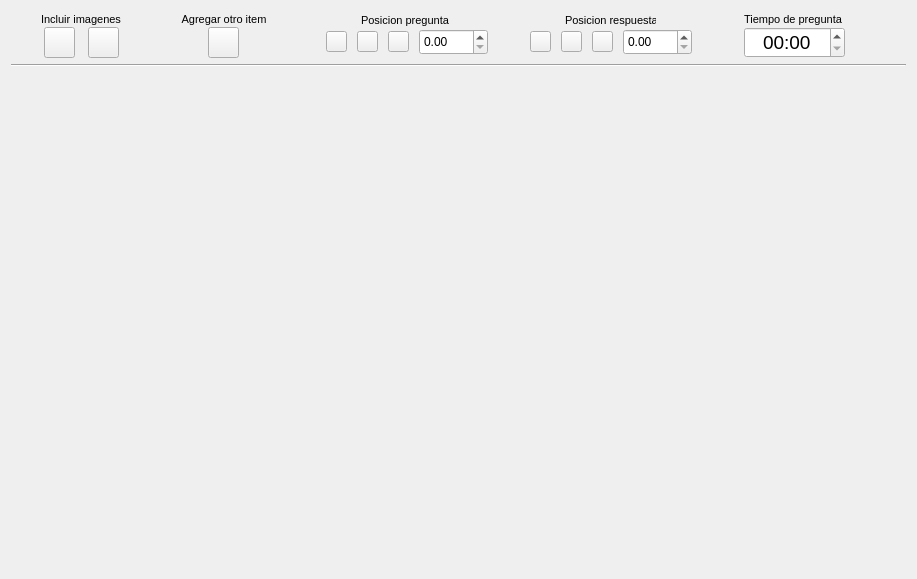
<?xml version="1.0" encoding="UTF-8"?>
<ui version="4.0">
 <class>Form</class>
 <widget class="QWidget" name="Form">
  <property name="geometry">
   <rect>
    <x>0</x>
    <y>0</y>
    <width>917</width>
    <height>579</height>
   </rect>
  </property>
  <property name="windowTitle">
   <string>Form</string>
  </property>
  <layout class="QVBoxLayout" name="verticalLayout_6">
   <item>
    <layout class="QHBoxLayout" name="horizontalLayout_5">
     <property name="leftMargin">
      <number>0</number>
     </property>
     <property name="rightMargin">
      <number>0</number>
     </property>
     <item>
      <widget class="QLabel" name="label_11">
       <property name="minimumSize">
        <size>
         <width>20</width>
         <height>0</height>
        </size>
       </property>
       <property name="maximumSize">
        <size>
         <width>1000000</width>
         <height>50</height>
        </size>
       </property>
       <property name="text">
        <string/>
       </property>
      </widget>
     </item>
     <item>
      <layout class="QVBoxLayout" name="verticalLayout">
       <property name="spacing">
        <number>0</number>
       </property>
       <item alignment="Qt::AlignHCenter">
        <widget class="QLabel" name="label_5">
         <property name="minimumSize">
          <size>
           <width>81</width>
           <height>16</height>
          </size>
         </property>
         <property name="maximumSize">
          <size>
           <width>81</width>
           <height>16</height>
          </size>
         </property>
         <property name="font">
          <font>
           <pointsize>8</pointsize>
          </font>
         </property>
         <property name="text">
          <string>Incluir imagenes</string>
         </property>
        </widget>
       </item>
       <item>
        <layout class="QHBoxLayout" name="horizontalLayout_2">
         <property name="spacing">
          <number>10</number>
         </property>
         <item>
          <widget class="QPushButton" name="btn_pregImag0">
           <property name="minimumSize">
            <size>
             <width>31</width>
             <height>31</height>
            </size>
           </property>
           <property name="maximumSize">
            <size>
             <width>31</width>
             <height>31</height>
            </size>
           </property>
           <property name="styleSheet">
            <string notr="true">border-image: url(:/prefijoNuevo/IMAGENES_creador/icon_preg0.png);</string>
           </property>
           <property name="text">
            <string/>
           </property>
          </widget>
         </item>
         <item>
          <widget class="QPushButton" name="btn_pregImag50">
           <property name="minimumSize">
            <size>
             <width>31</width>
             <height>31</height>
            </size>
           </property>
           <property name="maximumSize">
            <size>
             <width>31</width>
             <height>31</height>
            </size>
           </property>
           <property name="styleSheet">
            <string notr="true">border-image: url(:/prefijoNuevo/IMAGENES_creador/icon_preg50.png);
</string>
           </property>
           <property name="text">
            <string/>
           </property>
          </widget>
         </item>
        </layout>
       </item>
      </layout>
     </item>
     <item>
      <widget class="QLabel" name="label_4">
       <property name="minimumSize">
        <size>
         <width>40</width>
         <height>0</height>
        </size>
       </property>
       <property name="maximumSize">
        <size>
         <width>80</width>
         <height>50</height>
        </size>
       </property>
       <property name="text">
        <string/>
       </property>
      </widget>
     </item>
     <item>
      <layout class="QVBoxLayout" name="verticalLayout_2">
       <property name="spacing">
        <number>0</number>
       </property>
       <item alignment="Qt::AlignHCenter">
        <widget class="QLabel" name="label_14">
         <property name="minimumSize">
          <size>
           <width>100</width>
           <height>10</height>
          </size>
         </property>
         <property name="maximumSize">
          <size>
           <width>100</width>
           <height>16</height>
          </size>
         </property>
         <property name="font">
          <font>
           <pointsize>8</pointsize>
          </font>
         </property>
         <property name="text">
          <string>Agregar otro item</string>
         </property>
         <property name="alignment">
          <set>Qt::AlignCenter</set>
         </property>
        </widget>
       </item>
       <item>
        <layout class="QHBoxLayout" name="horizontalLayout_3">
         <property name="spacing">
          <number>10</number>
         </property>
         <item>
          <widget class="QPushButton" name="btn_addCheckBox">
           <property name="minimumSize">
            <size>
             <width>31</width>
             <height>31</height>
            </size>
           </property>
           <property name="maximumSize">
            <size>
             <width>31</width>
             <height>31</height>
            </size>
           </property>
           <property name="styleSheet">
            <string notr="true">border-image: url(:/prefijoNuevo/IMAGENES_creador/icon_CheckBoxadd.png);</string>
           </property>
           <property name="text">
            <string/>
           </property>
          </widget>
         </item>
        </layout>
       </item>
      </layout>
     </item>
     <item>
      <widget class="QLabel" name="label_7">
       <property name="minimumSize">
        <size>
         <width>40</width>
         <height>0</height>
        </size>
       </property>
       <property name="maximumSize">
        <size>
         <width>80</width>
         <height>50</height>
        </size>
       </property>
       <property name="text">
        <string/>
       </property>
      </widget>
     </item>
     <item>
      <layout class="QVBoxLayout" name="verticalLayout_3">
       <property name="spacing">
        <number>0</number>
       </property>
       <item alignment="Qt::AlignHCenter">
        <widget class="QLabel" name="label_9">
         <property name="minimumSize">
          <size>
           <width>91</width>
           <height>16</height>
          </size>
         </property>
         <property name="maximumSize">
          <size>
           <width>91</width>
           <height>16</height>
          </size>
         </property>
         <property name="font">
          <font>
           <pointsize>8</pointsize>
          </font>
         </property>
         <property name="text">
          <string>Posicion pregunta</string>
         </property>
        </widget>
       </item>
       <item>
        <layout class="QHBoxLayout" name="horizontalLayout_4">
         <property name="spacing">
          <number>10</number>
         </property>
         <property name="rightMargin">
          <number>0</number>
         </property>
         <item>
          <widget class="QPushButton" name="btn_pregIzq">
           <property name="minimumSize">
            <size>
             <width>21</width>
             <height>21</height>
            </size>
           </property>
           <property name="maximumSize">
            <size>
             <width>21</width>
             <height>21</height>
            </size>
           </property>
           <property name="styleSheet">
            <string notr="true">border-image: url(:/prefijoNuevo/IMAGENES_creador/alinear_izquierda.png);
</string>
           </property>
           <property name="text">
            <string/>
           </property>
           <property name="id" stdset="0">
            <number>1</number>
           </property>
          </widget>
         </item>
         <item>
          <widget class="QPushButton" name="btn_pregCen">
           <property name="minimumSize">
            <size>
             <width>21</width>
             <height>21</height>
            </size>
           </property>
           <property name="maximumSize">
            <size>
             <width>21</width>
             <height>21</height>
            </size>
           </property>
           <property name="styleSheet">
            <string notr="true">border-image: url(:/prefijoNuevo/IMAGENES_creador/alinear_centrar.png);
</string>
           </property>
           <property name="text">
            <string/>
           </property>
           <property name="id" stdset="0">
            <number>0</number>
           </property>
          </widget>
         </item>
         <item>
          <widget class="QPushButton" name="btn_pregDer">
           <property name="minimumSize">
            <size>
             <width>21</width>
             <height>21</height>
            </size>
           </property>
           <property name="maximumSize">
            <size>
             <width>21</width>
             <height>21</height>
            </size>
           </property>
           <property name="styleSheet">
            <string notr="true">border-image: url(:/prefijoNuevo/IMAGENES_creador/alinear_derecho.png);</string>
           </property>
           <property name="text">
            <string/>
           </property>
           <property name="id" stdset="0">
            <number>2</number>
           </property>
          </widget>
         </item>
         <item>
          <widget class="QDoubleSpinBox" name="dSpin_pregTam">
           <property name="minimumSize">
            <size>
             <width>69</width>
             <height>26</height>
            </size>
           </property>
           <property name="maximumSize">
            <size>
             <width>69</width>
             <height>26</height>
            </size>
           </property>
          </widget>
         </item>
        </layout>
       </item>
      </layout>
     </item>
     <item>
      <widget class="QLabel" name="label_8">
       <property name="minimumSize">
        <size>
         <width>30</width>
         <height>0</height>
        </size>
       </property>
       <property name="maximumSize">
        <size>
         <width>80</width>
         <height>50</height>
        </size>
       </property>
       <property name="text">
        <string/>
       </property>
      </widget>
     </item>
     <item>
      <layout class="QVBoxLayout" name="verticalLayout_5">
       <property name="spacing">
        <number>0</number>
       </property>
       <item alignment="Qt::AlignHCenter">
        <widget class="QLabel" name="label_10">
         <property name="minimumSize">
          <size>
           <width>91</width>
           <height>16</height>
          </size>
         </property>
         <property name="maximumSize">
          <size>
           <width>91</width>
           <height>16</height>
          </size>
         </property>
         <property name="font">
          <font>
           <pointsize>8</pointsize>
          </font>
         </property>
         <property name="text">
          <string>Posicion respuesta</string>
         </property>
        </widget>
       </item>
       <item>
        <layout class="QHBoxLayout" name="horizontalLayout_6">
         <property name="spacing">
          <number>10</number>
         </property>
         <property name="rightMargin">
          <number>0</number>
         </property>
         <item>
          <widget class="QPushButton" name="btn_respIzq">
           <property name="minimumSize">
            <size>
             <width>21</width>
             <height>21</height>
            </size>
           </property>
           <property name="maximumSize">
            <size>
             <width>21</width>
             <height>21</height>
            </size>
           </property>
           <property name="styleSheet">
            <string notr="true">border-image: url(:/prefijoNuevo/IMAGENES_creador/alinear_izquierda.png);
</string>
           </property>
           <property name="text">
            <string/>
           </property>
           <property name="id" stdset="0">
            <number>1</number>
           </property>
          </widget>
         </item>
         <item>
          <widget class="QPushButton" name="btn_respCen">
           <property name="minimumSize">
            <size>
             <width>21</width>
             <height>21</height>
            </size>
           </property>
           <property name="maximumSize">
            <size>
             <width>21</width>
             <height>21</height>
            </size>
           </property>
           <property name="styleSheet">
            <string notr="true">border-image: url(:/prefijoNuevo/IMAGENES_creador/alinear_centrar.png);
</string>
           </property>
           <property name="text">
            <string/>
           </property>
           <property name="id" stdset="0">
            <number>0</number>
           </property>
          </widget>
         </item>
         <item>
          <widget class="QPushButton" name="btn_respDer">
           <property name="minimumSize">
            <size>
             <width>21</width>
             <height>21</height>
            </size>
           </property>
           <property name="maximumSize">
            <size>
             <width>21</width>
             <height>21</height>
            </size>
           </property>
           <property name="styleSheet">
            <string notr="true">border-image: url(:/prefijoNuevo/IMAGENES_creador/alinear_derecho.png);</string>
           </property>
           <property name="text">
            <string/>
           </property>
           <property name="id" stdset="0">
            <number>2</number>
           </property>
          </widget>
         </item>
         <item>
          <widget class="QDoubleSpinBox" name="dSpin_respTam">
           <property name="minimumSize">
            <size>
             <width>69</width>
             <height>26</height>
            </size>
           </property>
           <property name="maximumSize">
            <size>
             <width>69</width>
             <height>26</height>
            </size>
           </property>
          </widget>
         </item>
        </layout>
       </item>
      </layout>
     </item>
     <item>
      <widget class="QLabel" name="label_12">
       <property name="minimumSize">
        <size>
         <width>40</width>
         <height>0</height>
        </size>
       </property>
       <property name="maximumSize">
        <size>
         <width>80</width>
         <height>50</height>
        </size>
       </property>
       <property name="text">
        <string/>
       </property>
      </widget>
     </item>
     <item>
      <layout class="QVBoxLayout" name="verticalLayout_4">
       <property name="spacing">
        <number>0</number>
       </property>
       <item alignment="Qt::AlignHCenter">
        <widget class="QLabel" name="label_15">
         <property name="minimumSize">
          <size>
           <width>101</width>
           <height>16</height>
          </size>
         </property>
         <property name="maximumSize">
          <size>
           <width>101</width>
           <height>16</height>
          </size>
         </property>
         <property name="font">
          <font>
           <pointsize>8</pointsize>
          </font>
         </property>
         <property name="text">
          <string>Tiempo de pregunta</string>
         </property>
        </widget>
       </item>
       <item alignment="Qt::AlignHCenter">
        <widget class="QTimeEdit" name="timeEdit">
         <property name="minimumSize">
          <size>
           <width>101</width>
           <height>31</height>
          </size>
         </property>
         <property name="maximumSize">
          <size>
           <width>101</width>
           <height>31</height>
          </size>
         </property>
         <property name="font">
          <font>
           <pointsize>14</pointsize>
          </font>
         </property>
         <property name="alignment">
          <set>Qt::AlignCenter</set>
         </property>
         <property name="currentSection">
          <enum>QDateTimeEdit::MinuteSection</enum>
         </property>
         <property name="displayFormat">
          <string>mm:ss</string>
         </property>
         <property name="currentSectionIndex">
          <number>0</number>
         </property>
        </widget>
       </item>
      </layout>
     </item>
     <item>
      <widget class="QLabel" name="label_13">
       <property name="minimumSize">
        <size>
         <width>20</width>
         <height>0</height>
        </size>
       </property>
       <property name="maximumSize">
        <size>
         <width>40</width>
         <height>50</height>
        </size>
       </property>
       <property name="text">
        <string/>
       </property>
      </widget>
     </item>
     <item>
      <widget class="QLabel" name="label_16">
       <property name="text">
        <string/>
       </property>
      </widget>
     </item>
    </layout>
   </item>
   <item>
    <widget class="Line" name="line">
     <property name="orientation">
      <enum>Qt::Horizontal</enum>
     </property>
    </widget>
   </item>
   <item>
    <layout class="QHBoxLayout" name="horizontalLayout">
     <item>
      <widget class="QStackedWidget" name="listWidget_panelVersion">
       <property name="minimumSize">
        <size>
         <width>380</width>
         <height>491</height>
        </size>
       </property>
       <property name="maximumSize">
        <size>
         <width>460</width>
         <height>16777215</height>
        </size>
       </property>
       <property name="toolTipDuration">
        <number>0</number>
       </property>
       <property name="styleSheet">
        <string notr="true"/>
       </property>
       <property name="frameShape">
        <enum>QFrame::NoFrame</enum>
       </property>
       <property name="frameShadow">
        <enum>QFrame::Plain</enum>
       </property>
       <property name="currentIndex">
        <number>-1</number>
       </property>
      </widget>
     </item>
     <item>
      <widget class="QScrollArea" name="scroll_barra">
       <property name="minimumSize">
        <size>
         <width>380</width>
         <height>491</height>
        </size>
       </property>
       <property name="styleSheet">
        <string notr="true"> border: none;</string>
       </property>
       <property name="verticalScrollBarPolicy">
        <enum>Qt::ScrollBarAlwaysOff</enum>
       </property>
       <property name="horizontalScrollBarPolicy">
        <enum>Qt::ScrollBarAlwaysOff</enum>
       </property>
       <property name="widgetResizable">
        <bool>true</bool>
       </property>
       <widget class="QWidget" name="scrollAreaWidgetContents">
        <property name="geometry">
         <rect>
          <x>0</x>
          <y>0</y>
          <width>445</width>
          <height>491</height>
         </rect>
        </property>
       </widget>
      </widget>
     </item>
    </layout>
   </item>
  </layout>
 </widget>
 <resources>
  <include location="../../../IMAG.qrc"/>
 </resources>
 <connections/>
</ui>
